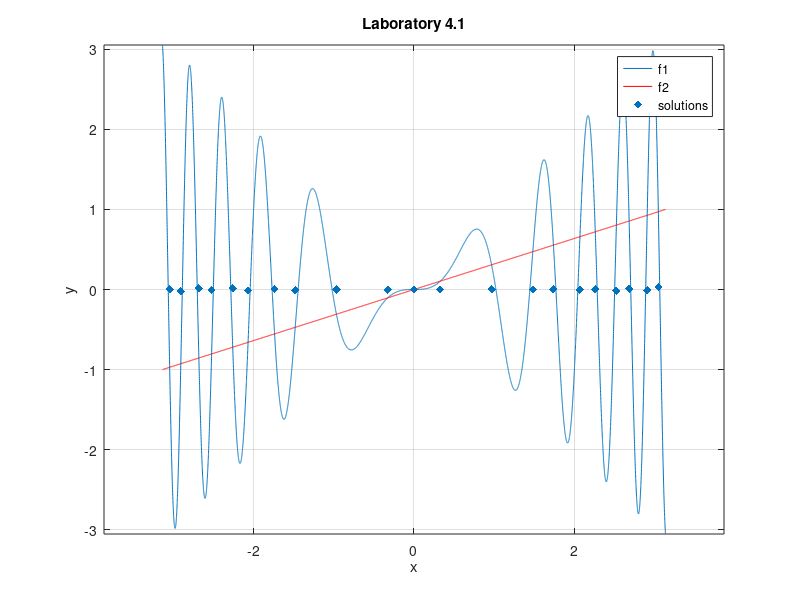
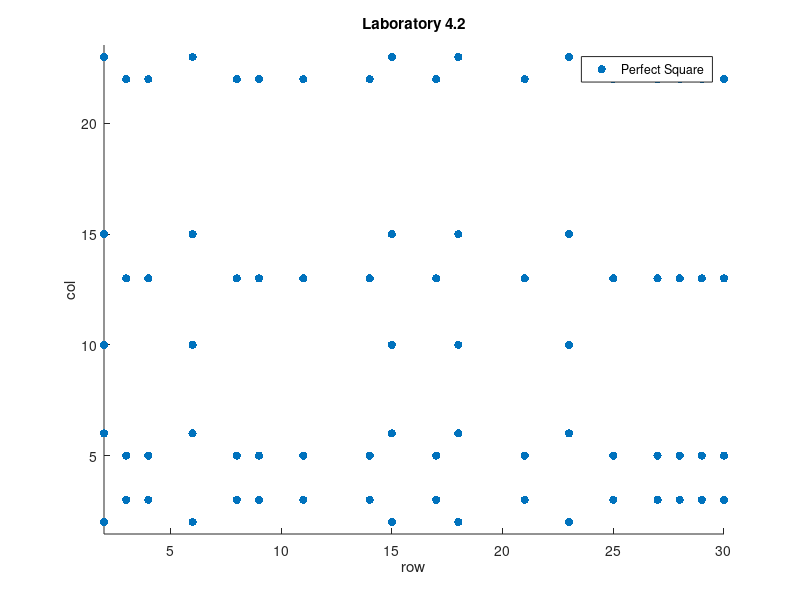

Here is the MATLAB script that generated these plots, in order:
clear
clc 
close all

x = linspace(-pi, pi, 10000);
f1 = x .* sin(3 .* x.^2);
f2 = x./pi;
f = f1-f2;
sign_changes = find(diff(sign(f)));
solutions = x(sign_changes);
plot(x, f1)
hold on
plot(x, f2, 'r')
scatter(solutions, f(sign_changes), 'dk', 'filled')
hold off
xlabel('x')
ylabel('y')
title('Laboratory 4.1')
axis('equal')
legend('f1', 'f2', 'solutions')
grid on


v = randi([1, 20], 1, 100);
v1 = v(find(v<7));
v2 = v(find(v>14));
m = v1' * v2;

figure
[row, col] = find(sqrt(m)==floor(sqrt(m)) & m ~= 0);
scatter(row, col, "filled");
axis('equal')
xlabel('row')
ylabel('col')
title('Laboratory 4.2')
legend('Perfect Square')